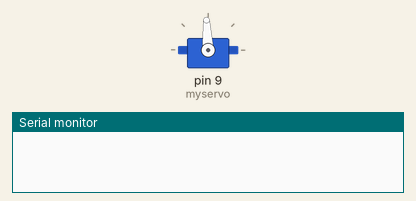
A sketch run on a simulated Arduino Uno, built with avr-gcc and run on an emulated ATmega328P. Shown: servo, the last lines printed to the serial monitor.

Above: at 0.05 s.
At 8.95 s:
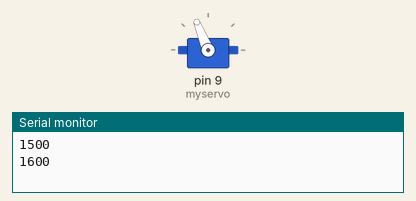
At 17.95 s:
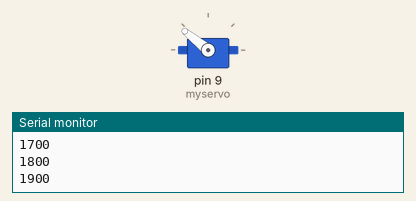
Timing chart, 0 to 23.4 s (numbered marks = the images above):
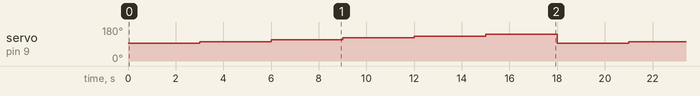

The sketch:

revmotor_test.ino
```cpp
#include <Servo.h>

Servo myservo;

void setup() {
  // put your setup code here, to run once:
  myservo.attach(9);
  Serial.begin(9600);
}

void loop() {
  // put your main code here, to run repeatedly:
  for(int i=1500; i<2100; i+=100)
  {
    myservo.writeMicroseconds(i);
    delay(3000);
    Serial.println(i);
  }
}
```

Measured:
- by itself, servo on pin 9 (myservo): ramps from 93° to 141° and jumps back, once every 18.0 s
